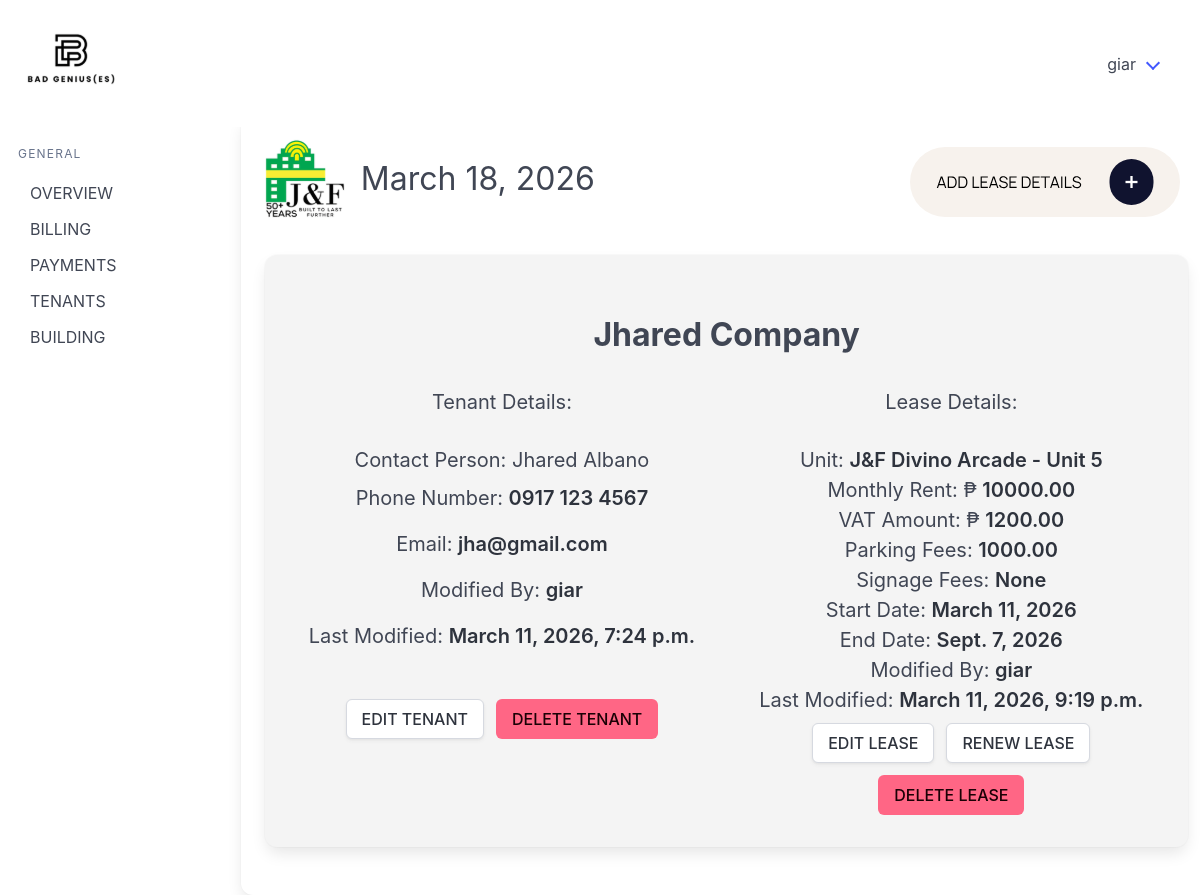
/tenant_details/1/ (signed in), run on the app's committed database.
### billingApp/models.py (models this page shows, shortened)
class Tenant(models.Model):
    companyName = models.CharField(max_length=100, null=True, blank=True)
    contactPerson = models.CharField(max_length=100)
    phoneNumber = models.CharField(max_length=12)
    email = models.CharField(max_length=50)
    modified_by = models.ForeignKey("Account", on_delete=models.SET_NULL, null=True, blank=True, related_name="+")
    modified_at = models.DateTimeField(auto_now=True, null=True, blank=True)
    objects = models.Manager

class Account(models.Model):
    firstName = models.CharField(max_length=30)
    lastName = models.CharField(max_length=30)
    username = models.CharField(max_length=20)
    password = models.CharField(max_length=20)
    objects = models.Manager()
    def __str__(self):
        return self.username

class Lease(models.Model):
    buildingName = models.ForeignKey(Building, on_delete=models.CASCADE)
    tenantName = models.ForeignKey(Tenant, on_delete=models.CASCADE)
    modified_by = models.ForeignKey("Account", on_delete=models.SET_NULL, null=True, blank=True, related_name="+")
    modified_at = models.DateTimeField(auto_now=True, null=True, blank=True)
    unitID = models.ForeignKey(Units, on_delete=models.CASCADE)
    rentAmount = models.DecimalField(max_digits=12, decimal_places=2)
    vatAmount = models.DecimalField(max_digits=12, decimal_places=2)
    signageFees = models.DecimalField(max_digits=12, decimal_places=2, null=True, blank=True)
    parkingFees = models.DecimalField(max_digits=12, decimal_places=2, null=True, blank=True)
    CONTRACT_CHOICES = [(6, "6 months"), (12, "12 months")]
    contractLength = models.PositiveSmallIntegerField(choices=CONTRACT_CHOICES)
    contractStart = models.DateField()
    contractEnd = models.DateField(null=True, blank=True)
    pastLease = models.BooleanField(default=False)
    class Meta:
        constraints = [
            models.UniqueConstraint(
                fields=["tenantName"],
                condition=Q(pastLease=False),
                name="unique_active_lease_per_tenant",
            ),
        ]

class Units(models.Model):
    building = models.ForeignKey(Building, on_delete=models.CASCADE)
    unitID = models.IntegerField()
    modified_by = models.ForeignKey("Account", on_delete=models.SET_NULL, null=True, blank=True, related_name="+")
    modified_at = models.DateTimeField(auto_now=True, null=True, blank=True)
    class Meta:
        unique_together = ('building', 'unitID')
    def __str__(self):
        return f"{self.building.buildingName} - Unit {self.unitID}"

class Building(models.Model):
    buildingName = models.CharField(max_length=26, unique=True)
    signageCapacity = models.IntegerField(default=0)
    parkingCapacity = models.IntegerField(default=0)
    buildingAddress = models.CharField(max_length=50)
    modified_by = models.ForeignKey("Account", on_delete=models.SET_NULL, null=True, blank=True, related_name="+")
    modified_at = models.DateTimeField(auto_now=True, null=True, blank=True)
    objects = models.Manager

### billingApp/views.py (the view)
# urls.py: path('tenant_details/<int:pk>/', views.tenant_details, name='tenant_details'),
@login_required
def tenant_details(request, pk):
    tenant = get_object_or_404(Tenant, pk=pk)
    leases = Lease.objects.filter(tenantName=tenant)
    if not (tenant.companyName or "").strip():
        tenant.companyName_display = tenant.contactPerson
    else:
        tenant.companyName_display = tenant.companyName
    date_today = get_date_today()
    return render(request, 'billingApp/tenant_details.html', {'t':tenant, 'lease':leases, 'date_today': date_today})

### billingApp/views.py (called while the page is built)
def get_date_today():
    from datetime import datetime
    return datetime.now().strftime("%B %d, %Y")

### billingApp/templates/billingApp/tenant_details.html (shortened to what this page needs)
{% extends 'billingApp/base.html' %} {% load static %} {% block content %}
<a href="{% url 'add_lease' pk=t.pk %}" class="p-5">
</a>
</div>
<div class="card card2">
  <div class="card-content has-text-centered">
    <h1 class="is-size-3 has-text-weight-bold p-5 mt-2">{{ t.companyName_display }}</h1>
    <div class="columns">
      <div class="column">
        <p class="is-size-5 has-text-weight-normal p-1">Tenant Details:</p>
      </div>
      <div class="column">
        <p class="is-size-5 has-text-weight-normal p-1">Lease Details:</p>
      </div>
    </div>
    <div class="columns">
      <div class="column">
        <p class="is-size-5 has-text-weight-normal">Contact Person: {{t.contactPerson}}</p>
        <p class="is-size-5 p-2">
          Phone Number:
          <strong>{{t.phoneNumber}}</strong>
        </p>
        <p class="is-size-5 p-2">
          Email:
          <strong>{{t.email}}</strong>
        </p>
        <p class="is-size-5 p-2">Modified By: <strong>{{ t.modified_by }}</strong></p>
        <p class="is-size-5 p-2">Last Modified: <strong>{{ t.modified_at }}</strong></p>
        <div class="columns p-4 mt-5 is-justify-content-center">
          <div class="buttons is-centered">
            <a href="" class="button">EDIT TENANT</a>
            <a href="{% url 'delete_tenant' pk=t.pk %}" class="button is-danger">DELETE TENANT</a>
          </div>
        </div>
      </div>
      <div class="column">
        {% for l in lease %}
        <p class="is-size-5 has-text-weight-normal">Unit: <strong>{{ l.unitID }}</strong></p>
        <p class="is-size-5 has-text-weight-normal">Monthly Rent: ₱ <strong>{{ l.rentAmount }}</strong></p>
        <p class="is-size-5 has-text-weight-normal">VAT Amount: ₱ <strong>{{ l.vatAmount }}</strong></p>
        <p class="is-size-5 has-text-weight-normal">Parking Fees: <strong>{{ l.parkingFees }}</strong></p>
        <p class="is-size-5 has-text-weight-normal">Signage Fees: <strong>{{ l.signageFees }}</strong></p>
        <p class="is-size-5 has-text-weight-normal">Start Date: <strong>{{ l.contractStart }}</strong></p>
        <p class="is-size-5 has-text-weight-normal">End Date: <strong>{{ l.contractEnd }}</strong></p>
        <p class="is-size-5 has-text-weight-normal">Modified By: <strong>{{ l.modified_by }}</strong></p>
        <p class="is-size-5 has-text-weight-normal">Last Modified: <strong>{{ l.modified_at }}</strong></p>
        <div class="columns p-4 is-justify-content-center">
          <div class="columns p-4 is-justify-content-center">
            <div class="buttons is-centered">
              <a href="" class="button">EDIT LEASE</a>
              <a href="#" class="button">RENEW LEASE</a>
              <a href="{% url 'delete_lease' pk=l.pk %}" class="button is-danger">DELETE LEASE</a>
            </div>
          </div>
        </div>
        {% endfor %}
      </div>
    </div>
  </div>
</div>
{% endblock %}

### billingApp/templates/billingApp/base.html (shortened to what this page needs)
{% load static %}
<!doctype html>
<html lang="en">
  <head>
    <link rel="stylesheet" href="{% static 'billingApp/css/style.css' %}" />
    <link rel="stylesheet" href="https://cdn.jsdelivr.net/npm/bulma@1.0.4/css/bulma.min.css" />
  </head>
  <body>
    <nav class="navbar p-5" role="navigation" aria-label="main navigation">
      <div class="navbar-brand">
        <a class="" href="{% url 'home_page' %}">
        </a>
      </div>
      <div id="navbarBasicExample" class="navbar-menu">
        <div class="navbar-end">
          <div class="navbar-item has-dropdown is-hoverable">
            <a class="navbar-link">{{ user.username }}</a>
          </div>
        </div>
      </div>
    </nav>
    <div class="columns">
      <aside class="menu">
        <p class="menu-label">General</p>
        <ul class="menu-list">
          <li><a href="{% url 'home_page' %}">OVERVIEW</a></li>
          <li><a href="{% url 'billing_records_main' %}">BILLING</a></li>
          <li><a href="{% url 'payments_main' %}">PAYMENTS</a></li>
          <li><a href="{% url 'tenants_main' %}">TENANTS</a></li>
          <li><a href="{% url 'buildings_main' %}">BUILDING</a></li>
        </ul>
      </aside>
      {% block logo %}
      <div class="card card1">
        <div class="card-content">
          <div class="columns is-4">
            <div class="column is-1">
            </div>
            <div class="column">
              <h1 class="is-size-3 pt-4 pl-4">{{ date_today }}</h1>
            </div>
    {% endblock %} {% block content %} {% endblock %}
  </body>
</html>

### billingApp/static/billingApp/css/style.css (style rules this page uses)
.menu { position: sticky; display: inline-block; vertical-align: top; max-height: 100vh; overflow-y: auto; width: 200px; top: 0; bottom: 0; padding: 30px; }
.card2 { background-color: #f4f4f4 !important; max-height: 600px !important; min-height: 500px !important; }
.card1 { margin-left: 80px !important; width: 1200px !important; }

### data on the page
Tenant: companyName_display "Jhared Company", contactPerson "Jhared Albano", phoneNumber "0917 123 4567", email "jha@gmail.com", modified_by "giar", modified_at "March 11, 2026, 7:24 p.m."
Lease: unitID "J&F Divino Arcade - Unit 5", rentAmount "10000.00", vatAmount "1200.00", parkingFees "1000.00", signageFees "None", contractStart "March 11, 2026", contractEnd "Sept. 7, 2026", modified_by "giar", modified_at "March 11, 2026, 9:19 p.m."

### other printed values
{{ user.username }} "giar"
{{ date_today }} "March 18, 2026"
